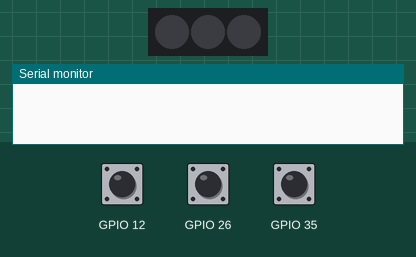
This sketch was run on a simulated ESP32. Shown: 3 RGB LEDs in strip order, left to right, the last lines printed to the serial monitor. The inputs (shaded band) are chosen by the test bench; at power-on: GPIO 12 HIGH, GPIO 26 HIGH, GPIO 35 HIGH. Random numbers use the default seed unless the sketch sets one.

Above: at 1.8 s.
1.9 s: GPIO 12 pulled LOW for 0.15 s
At 2.6 s:
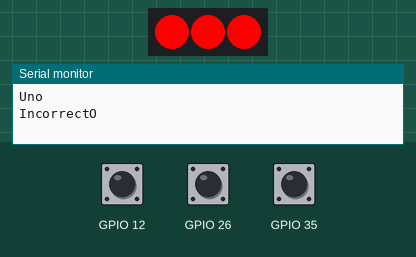
5.0 s: GPIO 26 pulled LOW for 3.2 s
At 9.9 s:
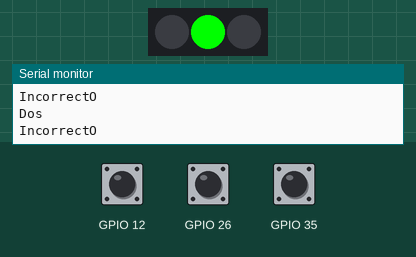
11.2 s: GPIO 26 pulled LOW for 0.15 s
At 12.1 s:
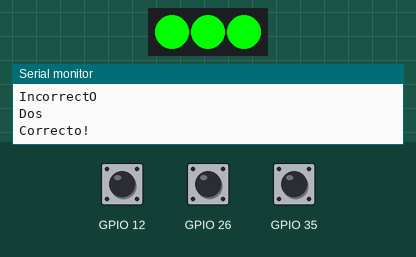
14.2 s: GPIO 35 pulled LOW for 3.2 s
At 16.9 s:
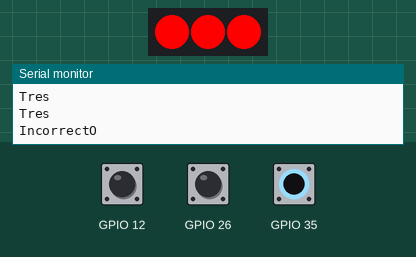
18.9 s: GPIO 12 pulled LOW for 3.2 s
At 23.7 s:
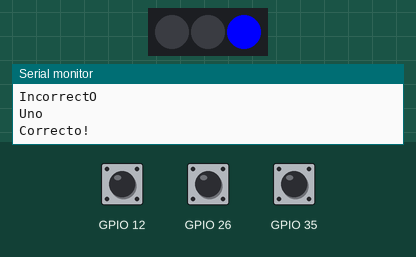
Timing chart, 0 to 24.6 s (numbered marks = the images above; inputs shaded):
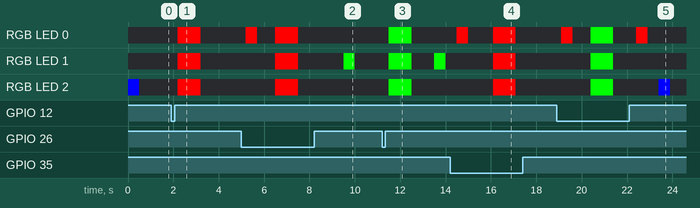

The sketch:

simonSays.ino
```cpp
#include <Adafruit_NeoPixel.h>

#define PIN 25
#define NUMPIXELS 3
#define DELAYVAL 500

Adafruit_NeoPixel pixels(NUMPIXELS, PIN, NEO_GRB + NEO_KHZ800);

int patronJuego[5];
int patronPresionado[5];
int pasoActual = 0;
int nivelActual = 1;
bool juegoIniciado = false;

void setup() {
  pinMode(12, INPUT_PULLUP);
  pinMode(26, INPUT_PULLUP);
  pinMode(35, INPUT_PULLUP);
  Serial.begin(9600);
  pixels.begin();
  pixels.show();
  randomSeed(analogRead(0));
}

void loop() {
  if (!juegoIniciado) {
    iniciarJuego();
  } else {
    // Lectura de los inputs del usuario
    if (digitalRead(12) == LOW) {  // Botón 1 presionado
      Serial.println("Uno");
      patronPresionado[pasoActual] = 0;
      pasoActual++;
      delay(300);
    }
    if (digitalRead(26) == LOW) {  // Botón 2 presionado
      Serial.println("Dos");
      patronPresionado[pasoActual] = 1;
      pasoActual++;
      delay(300);
    }
    if (digitalRead(35) == LOW) {  // Botón 3 presionado
      Serial.println("Tres");
      patronPresionado[pasoActual] = 2;
      pasoActual++;
      delay(300);
    }

    // Chequear si el usuario ya presiono el número correcto de veces para el nivel actual
    if (pasoActual == nivelActual) {
      if (revisarPatron()) {
        Serial.println("Correcto!");
        displayCorrecto();
        if (nivelActual < 5) {
          nivelActual++;
          pasoActual = 0;
          delay(1000);
          mostrarSequencia();
        } else {
          Serial.println("GANASTE!");
          reseteoDelJuego();
        }
      } else {
        Serial.println("IncorrectO");
        displayIncorrecto();
        reseteoDelJuego();
      }
    }
  }
}

void iniciarJuego() {
  // Generatcion del arreglo general
  for (int i = 0; i < 5; i++) {
    patronJuego[i] = random(0, 3);  // Número random de 0 a 2
  }

  mostrarSequencia();
  juegoIniciado = true;
  pasoActual = 0;
}

void mostrarSequencia() {
  for (int i = 0; i < nivelActual; i++) {
    displayLEDS(patronJuego[i]);
    delay(DELAYVAL);
  }
}

void displayLEDS(int pattern) {
  pixels.clear();
  if (pattern == 0) {
    pixels.setPixelColor(0, pixels.Color(255, 0, 0));  // Red
  } else if (pattern == 1) {
    pixels.setPixelColor(1, pixels.Color(0, 255, 0));  // Green
  } else if (pattern == 2) {
    pixels.setPixelColor(2, pixels.Color(0, 0, 255));  // Blue
  }
  pixels.show();
  delay(DELAYVAL);
  pixels.clear();
  pixels.show();
}

bool revisarPatron() {
  for (int i = 0; i < nivelActual; i++) {
    if (patronPresionado[i] != patronJuego[i]) {
      return false;
    }
  }
  return true;
}

void displayCorrecto() {
  pixels.setPixelColor(0, pixels.Color(0, 255, 0));
  pixels.setPixelColor(1, pixels.Color(0, 255, 0));
  pixels.setPixelColor(2, pixels.Color(0, 255, 0));
  pixels.show();
  delay(1000);
  pixels.clear();
  pixels.show();
}

void displayIncorrecto() {
  pixels.setPixelColor(0, pixels.Color(255, 0, 0));
  pixels.setPixelColor(1, pixels.Color(255, 0, 0));
  pixels.setPixelColor(2, pixels.Color(255, 0, 0));
  pixels.show();
  delay(1000);
  pixels.clear();
  pixels.show();
}

void reseteoDelJuego() {
  juegoIniciado = false;
  nivelActual = 1;
  pasoActual = 0;
  delay(2000);
}
```

Measured:
- after the input at 1.9 s, RGB LED 0–2: off → RGB(255, 0, 0) after 0.30 s, → off 1.0 s later
- after the input at 11.2 s, RGB LED 0, RGB LED 2: off → RGB(0, 255, 0) after 0.30 s, → off 1.0 s later; RGB LED 1: off → RGB(0, 255, 0) after 0.30 s, → off 1.0 s later, → RGB(0, 255, 0) 1.0 s later, → off 0.50 s later
